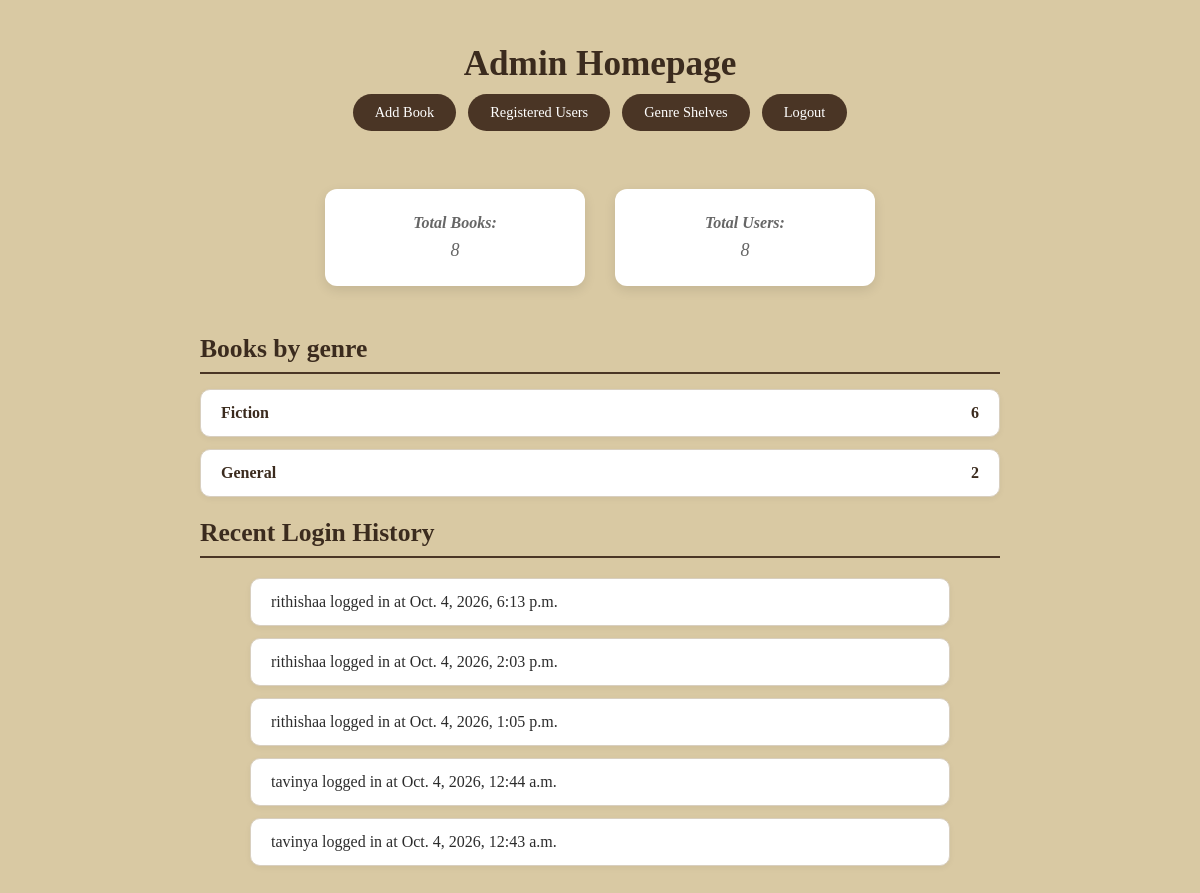
Page /home/ (signed in) on the earlier database version.
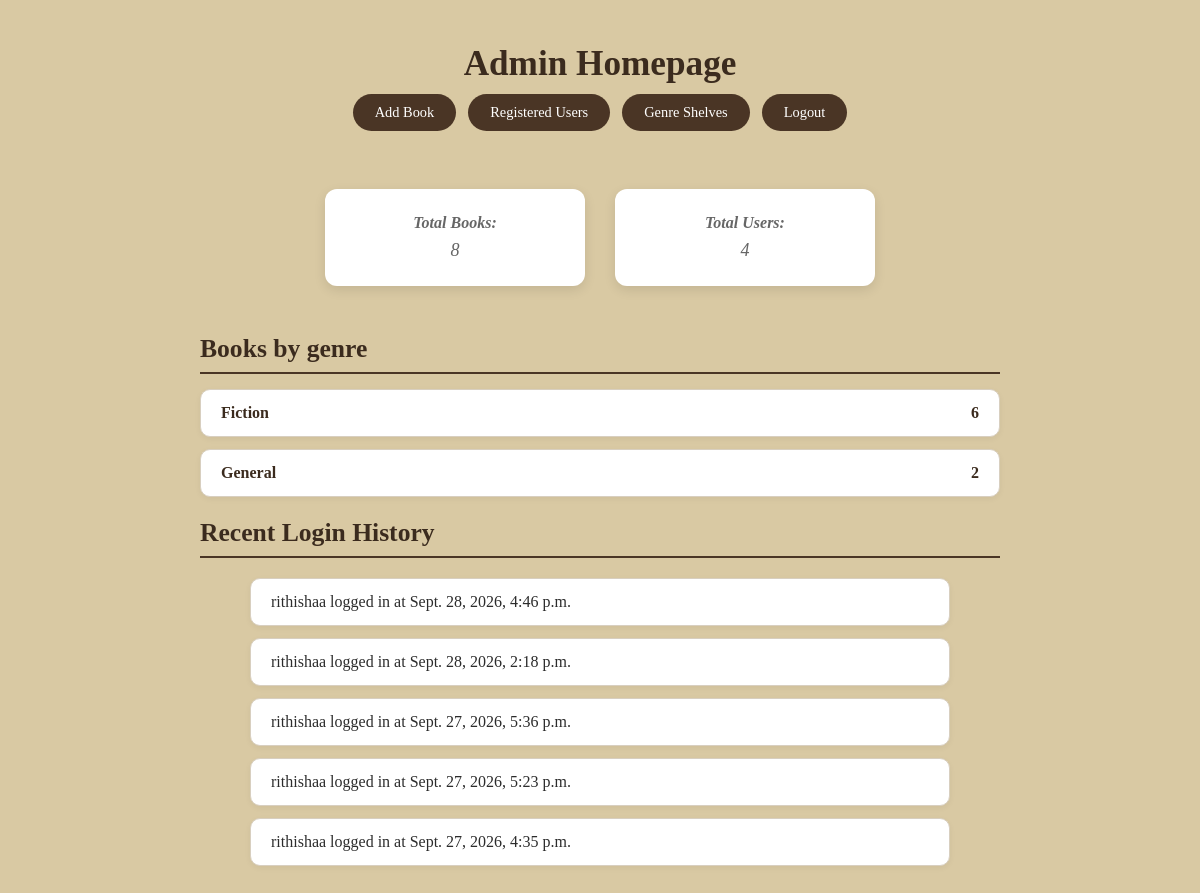
Same page on the later database version.
### catalog/models.py (models this page shows, shortened)
class UserLoginLog(models.Model):
    user = models.ForeignKey(User, on_delete=models.CASCADE, null=True, blank=True)
    login_time = models.DateTimeField(auto_now_add=True)

### catalog/views.py (the view)
# urls.py: path('home/', views.admin_home, name='admin_home'),
def admin_home(request):
    if not request.user.is_authenticated or not request.user.is_staff:
        messages.error(request, "Unauthorized access.")
        return redirect('admin_login')
    total_books = Book.objects.count()
    total_users = User.objects.filter(is_staff=False).count()
    genre_counts = (Book.objects.exclude(genre__isnull=True).exclude(genre__exact='').values('genre').annotate(total=Count('book_id')).order_by('genre'))
    admin_login_logs = UserLoginLog.objects.filter(user__is_staff=True).order_by('-login_time')[:5] #fetching logs
    print(f"DEBUG COUNTS -> Books: {total_books}, Users: {total_users}")
    context = {
        'total_books': total_books,
        'total_users': total_users,
        'genre_counts': genre_counts,
        'login_logs': admin_login_logs,
    }
    return render(request, 'catalog/admin_home.html', context)

### catalog/templates/catalog/admin_home.html (shortened to what this page needs)
<!DOCTYPE html>
<html lang="en">
<head>
    {% load static %}
    <link rel="stylesheet" href="{% static 'catalog/style.css' %}">
</head>
<body class="book-background-plain">
<div class="admin-container">
    <h1>Admin Homepage</h1>
    <nav>
        <a href="{% url 'search_google_books' %}">
            Add Book
        </a>
        <a href="{% url 'admin_registered_users' %}">
            Registered Users
        </a>
        <a href="{% url 'admin_genre_shelves' %}">
            Genre Shelves
        </a>
        <a href="{% url 'logout' %}">
            Logout
        </a>
    </nav>
    <div class="stats-container">
        <p>
            <strong>Total Books:</strong>
            {{ total_books }}
        </p>
        <p>
            <strong>Total Users:</strong>
            {{ total_users }}
        </p>
    </div>
    <div class="genre-container">
        <h2>Books by genre</h2>
        <div class="genre-list">
            {% for genre in genre_counts %}
                <div class="genre-card">
                    <h3>{{ genre.genre }}</h3>
                    <p>{{ genre.total }}</p>
                </div>
            {% empty %}
                <p>No genres available.</p>
            {% endfor %}
        </div>
    </div>
    <h2>Recent Login History</h2>
    <ul>
        {% for log in login_logs %}
            <li>
                {{ log.user.username }}
                logged in at
                {{ log.login_time }}
            </li>
        {% empty %}
            <li>No login history found.</li>
        {% endfor %}
    </ul>
</div>
</body>
</html>

Differences in the rows shown:
removed UserLoginLog: user.username "rithishaa", login_time "Oct. 4, 2026, 6:13 p.m."
removed UserLoginLog: user.username "rithishaa", login_time "Oct. 4, 2026, 2:03 p.m."
removed UserLoginLog: user.username "rithishaa", login_time "Oct. 4, 2026, 1:05 p.m."
removed UserLoginLog: user.username "tavinya", login_time "Oct. 4, 2026, 12:44 a.m."
removed UserLoginLog: user.username "tavinya", login_time "Oct. 4, 2026, 12:43 a.m."
now on this page (row unchanged): UserLoginLog: user.username "rithishaa", login_time "Sept. 28, 2026, 4:46 p.m."
now on this page (row unchanged): UserLoginLog: user.username "rithishaa", login_time "Sept. 28, 2026, 2:18 p.m."
now on this page (row unchanged): UserLoginLog: user.username "rithishaa", login_time "Sept. 27, 2026, 5:36 p.m."
now on this page (row unchanged): UserLoginLog: user.username "rithishaa", login_time "Sept. 27, 2026, 5:23 p.m."
now on this page (row unchanged): UserLoginLog: user.username "rithishaa", login_time "Sept. 27, 2026, 4:35 p.m."
Other differences:
{{ total_users }}: "8" → "4"
